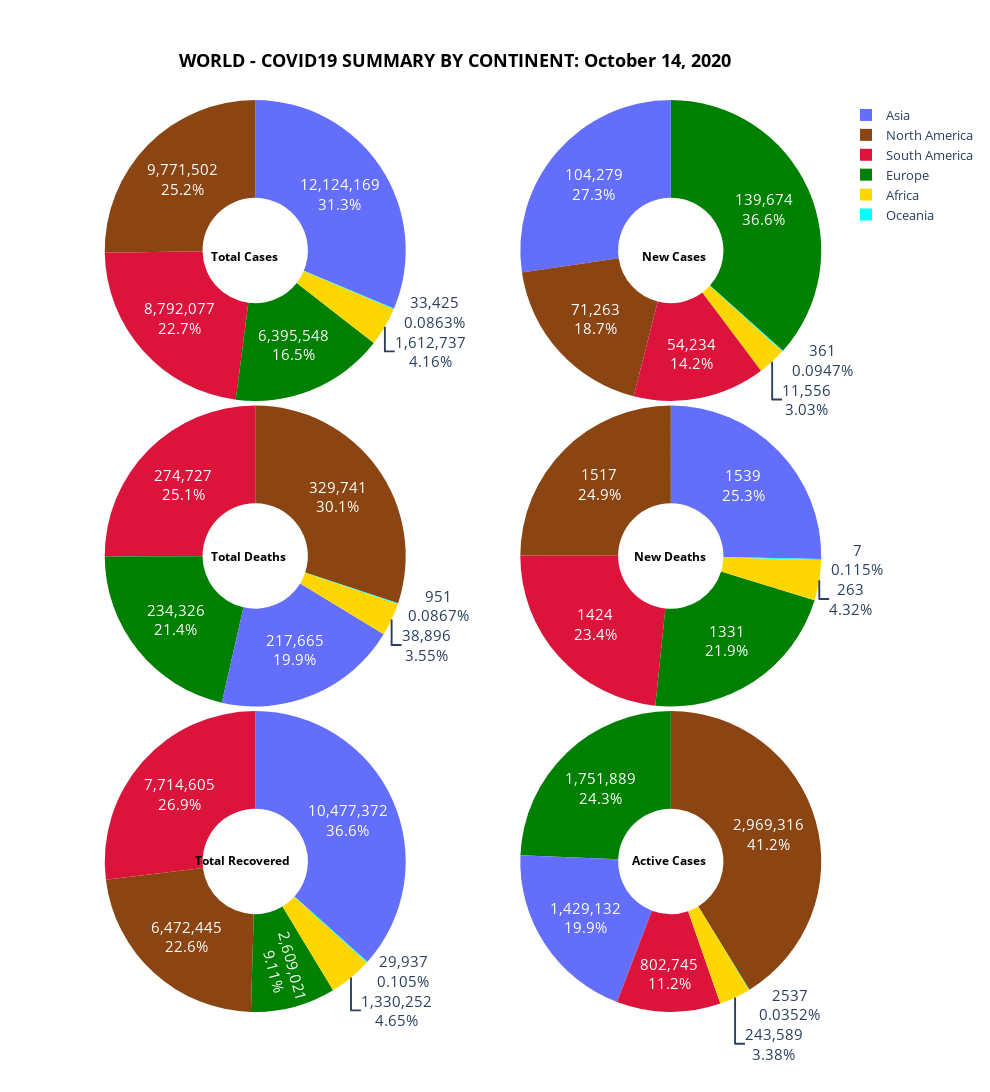

Notebook code cell kept with this figure:
### Code cell
fig = make_subplots(rows=3, cols=2,  specs=[[{'type':'domain'}, {'type':'domain'}],[{'type':'domain'}, {'type':'domain'}],
                                            [{'type':'domain'}, {'type':'domain'}]], print_grid=False,vertical_spacing=0.005,
                                            horizontal_spacing=0.085)

case_val =  []
# slice_colors =  ['crimson', 'green', 'saddlebrown', 'yellow', 'cyan','blue' ]
slice_colors =  ['gold', 'sapphire', 'green', 'saddlebrown', 'cyan','crimson' ]
position = 0
x=[0.168, 0.82, 0.168, 0.82, 0.148, 0.82]
y=[0.84,0.84, 0.5,0.5,0.155, 0.155]
for case in cases:
    row = ((position//2)+1)
    col = ((position%2)+1)
    for continent in continents:
        continent_mod = continent.replace(" ", "")
        full_path = path + continent_mod + '\\'+ continent_mod +'_summary.csv'
        summary = pd.read_csv(full_path)
        case_val.append(summary.iloc[-1][case])
        case_mod = case.replace('_', '\n')
        
    fig.add_trace(go.Pie(labels=continents, values=case_val,name=case, ),row, col) 
    fig.update_traces(hole=.35, hoverinfo="label+percent+name+value", textinfo='percent+value',textfont_size=15,marker_colors=slice_colors,)         
    case_val = []
    fig['layout']['annotations'] += tuple([dict(x=x[position],y=y[position],text='<b>'+case_mod+'</b>', showarrow=False, font_size=12, font=dict(color='black'))])
    fig.update_layout(
    width=990,height=1450,autosize=False,
#     title={'text': '<b>' + 'AFRICA - COVID19 NEW CASES BY REGION: ' + date_string +'</b>',
    title={'text': '<b>' + 'WORLD - COVID19 SUMMARY BY CONTINENT: ' + given_date + '</b>',       
    'y':0.95,
    'x':0.46,
    'xanchor': 'center',
    'yanchor': 'top',
    'font_color':'black',
    'font_size':18},
     legend=dict(x=1, y=1,traceorder="normal",  font=dict(size=13))
    )
    position=position+1  
fig.show()

### Figure 1 — Plotly figure (JSON) as saved in the notebook; plotly's stock layout.template omitted (floating-point values rounded to 4 significant figures)
{"data": [{"domain": {"x": [0, 0.4575], "y": [0.67, 1]}, "hole": 0.35, "hoverinfo": "label+percent+name+value", "labels": ["Africa", "Asia", "Europe", "North America", "Oceania", "South America"], "marker": {"colors": ["gold", "sapphire", "green", "saddlebrown", "cyan", "crimson"]}, "name": "Total_Cases", "textfont": {"size": 15}, "textinfo": "percent+value", "type": "pie", "values": [1612737, 12124169, 6395548, 9771502, 33425, 8792077]}, {"domain": {"x": [0.5425, 1], "y": [0.67, 1]}, "hole": 0.35, "hoverinfo": "label+percent+name+value", "labels": ["Africa", "Asia", "Europe", "North America", "Oceania", "South America"], "marker": {"colors": ["gold", "sapphire", "green", "saddlebrown", "cyan", "crimson"]}, "name": "New_Cases", "textfont": {"size": 15}, "textinfo": "percent+value", "type": "pie", "values": [11556, 104279, 139674, 71263, 361, 54234]}, {"domain": {"x": [0, 0.4575], "y": [0.335, 0.665]}, "hole": 0.35, "hoverinfo": "label+percent+name+value", "labels": ["Africa", "Asia", "Europe", "North America", "Oceania", "South America"], "marker": {"colors": ["gold", "sapphire", "green", "saddlebrown", "cyan", "crimson"]}, "name": "Total_Deaths", "textfont": {"size": 15}, "textinfo": "percent+value", "type": "pie", "values": [38896, 217665, 234326, 329741, 951, 274727]}, {"domain": {"x": [0.5425, 1], "y": [0.335, 0.665]}, "hole": 0.35, "hoverinfo": "label+percent+name+value", "labels": ["Africa", "Asia", "Europe", "North America", "Oceania", "South America"], "marker": {"colors": ["gold", "sapphire", "green", "saddlebrown", "cyan", "crimson"]}, "name": "New_Deaths", "textfont": {"size": 15}, "textinfo": "percent+value", "type": "pie", "values": [263, 1539, 1331, 1517, 7, 1424]}, {"domain": {"x": [0, 0.4575], "y": [0, 0.33]}, "hole": 0.35, "hoverinfo": "label+percent+name+value", "labels": ["Africa", "Asia", "Europe", "North America", "Oceania", "South America"], "marker": {"colors": ["gold", "sapphire", "green", "saddlebrown", "cyan", "crimson"]}, "name": "Total_Recovered", "textfont": {"size": 15}, "textinfo": "percent+value", "type": "pie", "values": [1330252, 10477372, 2609021, 6472445, 29937, 7714605]}, {"domain": {"x": [0.5425, 1], "y": [0, 0.33]}, "hole": 0.35, "hoverinfo": "label+percent+name+value", "labels": ["Africa", "Asia", "Europe", "North America", "Oceania", "South America"], "marker": {"colors": ["gold", "sapphire", "green", "saddlebrown", "cyan", "crimson"]}, "name": "Active_Cases", "textfont": {"size": 15}, "textinfo": "percent+value", "type": "pie", "values": [243589, 1429132, 1751889, 2969316, 2537, 802745]}], "layout": {"annotations": [{"font": {"color": "black", "size": 12}, "showarrow": false, "text": "<b>Total\nCases</b>", "x": 0.168, "y": 0.84}, {"font": {"color": "black", "size": 12}, "showarrow": false, "text": "<b>New\nCases</b>", "x": 0.82, "y": 0.84}, {"font": {"color": "black", "size": 12}, "showarrow": false, "text": "<b>Total\nDeaths</b>", "x": 0.168, "y": 0.5}, {"font": {"color": "black", "size": 12}, "showarrow": false, "text": "<b>New\nDeaths</b>", "x": 0.82, "y": 0.5}, {"font": {"color": "black", "size": 12}, "showarrow": false, "text": "<b>Total\nRecovered</b>", "x": 0.148, "y": 0.155}, {"font": {"color": "black", "size": 12}, "showarrow": false, "text": "<b>Active\nCases</b>", "x": 0.82, "y": 0.155}], "autosize": false, "height": 1450, "legend": {"font": {"size": 13}, "traceorder": "normal", "x": 1, "y": 1}, "title": {"font": {"color": "black", "size": 18}, "text": "<b>WORLD - COVID19 SUMMARY BY CONTINENT: October 14, 2020</b>", "x": 0.46, "xanchor": "center", "y": 0.95, "yanchor": "top"}, "width": 990}}
